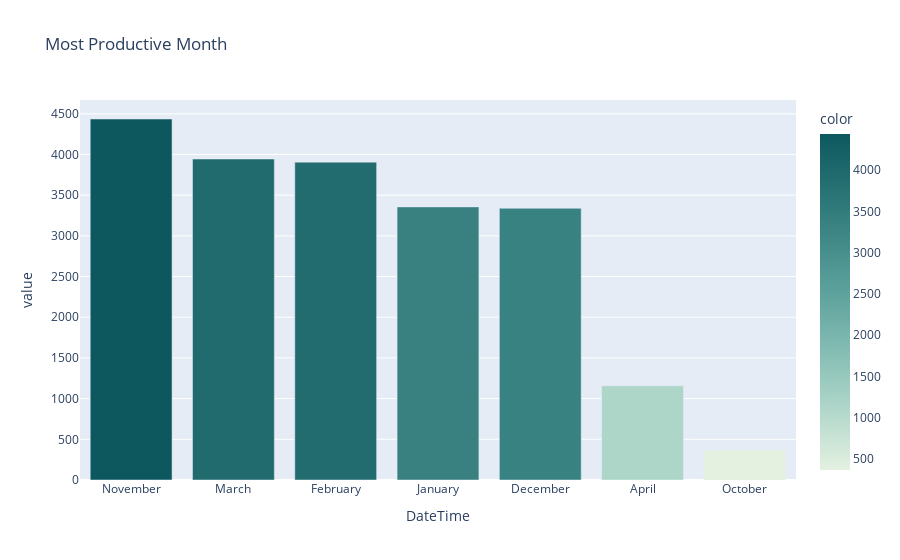

Source (notebook cell):
### Markdown cell above
We show the count in a histogram divided by months to see the most productive month

### Code cell
countByMonth = df.groupby(df.DateTime.dt.month_name())['Item'].count().sort_values(ascending=False)
fig = px.bar(countByMonth, title = "Most Productive Month", color=countByMonth, color_continuous_scale=px.colors.sequential.Mint)
fig.show()

### Figure 1 — Plotly figure (JSON) as saved in the notebook; plotly's stock layout.template omitted (floating-point values rounded to 4 significant figures)
{"data": [{"alignmentgroup": "True", "hovertemplate": "DateTime=%{x}<br>value=%{y}<br>color=%{marker.color}<extra></extra>", "legendgroup": "", "marker": {"color": [4436, 3944, 3906, 3356, 3339, 1157, 369], "coloraxis": "coloraxis", "pattern": {"shape": ""}}, "name": "", "offsetgroup": "", "orientation": "v", "showlegend": false, "textposition": "auto", "type": "bar", "x": ["November", "March", "February", "January", "December", "April", "October"], "xaxis": "x", "y": [4436, 3944, 3906, 3356, 3339, 1157, 369], "yaxis": "y"}], "layout": {"barmode": "relative", "coloraxis": {"colorbar": {"title": {"text": "color"}}, "colorscale": [[0, "rgb(228, 241, 225)"], [0.1667, "rgb(180, 217, 204)"], [0.3333, "rgb(137, 192, 182)"], [0.5, "rgb(99, 166, 160)"], [0.6667, "rgb(68, 140, 138)"], [0.8333, "rgb(40, 114, 116)"], [1, "rgb(13, 88, 95)"]]}, "legend": {"tracegroupgap": 0}, "title": {"text": "Most Productive Month"}, "xaxis": {"anchor": "y", "domain": [0, 1], "title": {"text": "DateTime"}}, "yaxis": {"anchor": "x", "domain": [0, 1], "title": {"text": "value"}}}}
